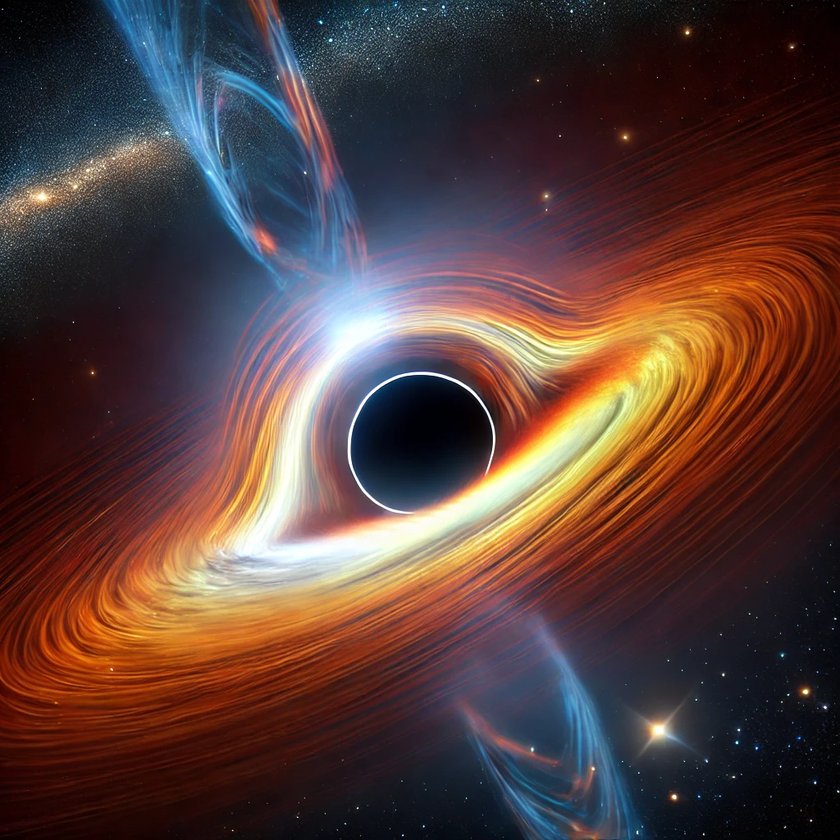
#> input picture clr.png, 840 x 840 px, shrunk from 1024 x 1024 before the run
$ python 'numeric&logic_operations.py'
#> lines starting #> are read from the running program, lines starting #| are printed output that depends on the picture
import cv2
import numpy as np
import matplotlib.pyplot as plt

#handle images
bkh = cv2.imread("clr.png",cv2.IMREAD_COLOR)
#> bkh is the input picture: shape (840, 840, 3); mean B, G, R 58.3, 62.3, 86.5
neil = cv2.imread("neil.png",cv2.IMREAD_COLOR)
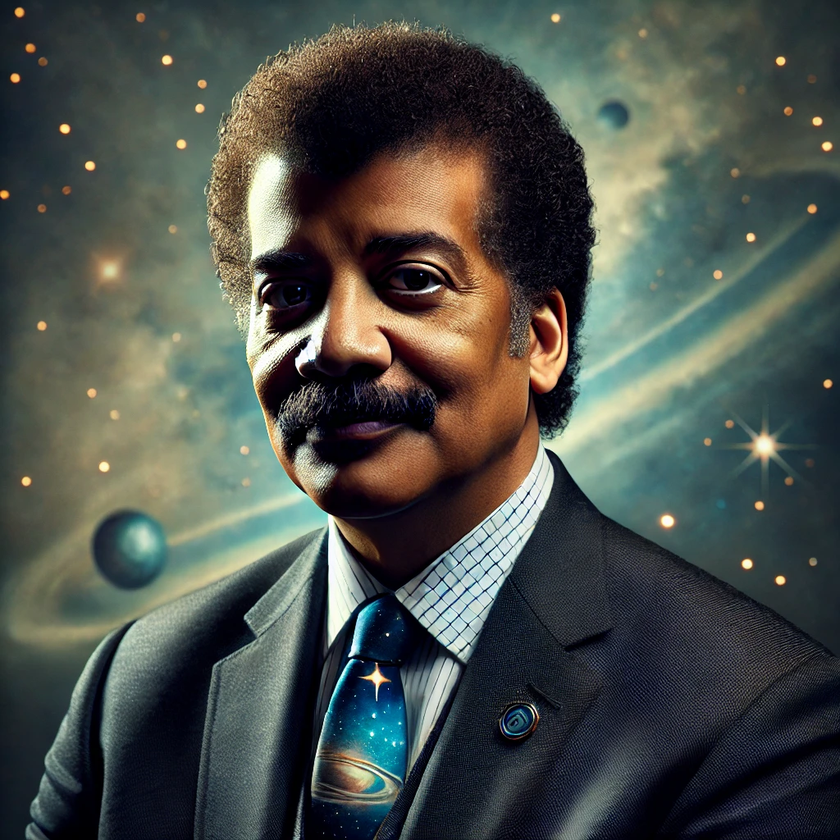
#> input picture neil.png, 840 x 840 px, shrunk from 1024 x 1024 before the run
#> neil is the input picture: shape (840, 840, 3); mean B, G, R 76.1, 81.8, 76.5

sumof = cv2.addWeighted(bkh, 1, neil, 0.3, 0)
cv2.imshow('SUM Image', sumof)

diffof = cv2.subtract(bkh,neil)
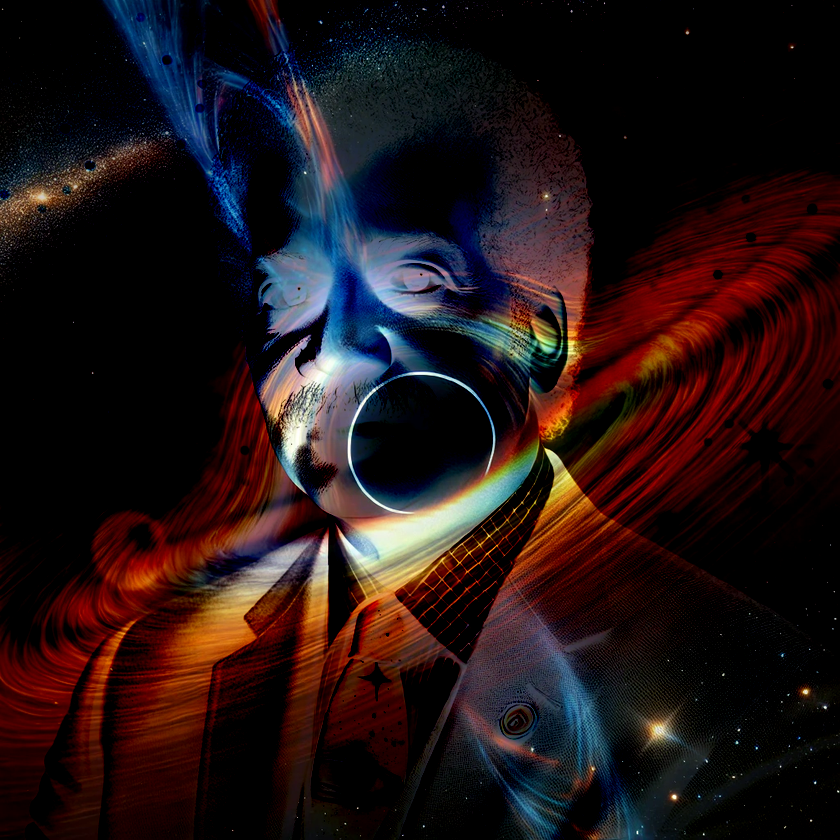
#> diffof: shape (840, 840, 3); mean B, G, R 20.9, 19.7, 34.4
cv2.imshow('Difference Image', diffof)

orof = cv2.bitwise_or(bkh,neil)
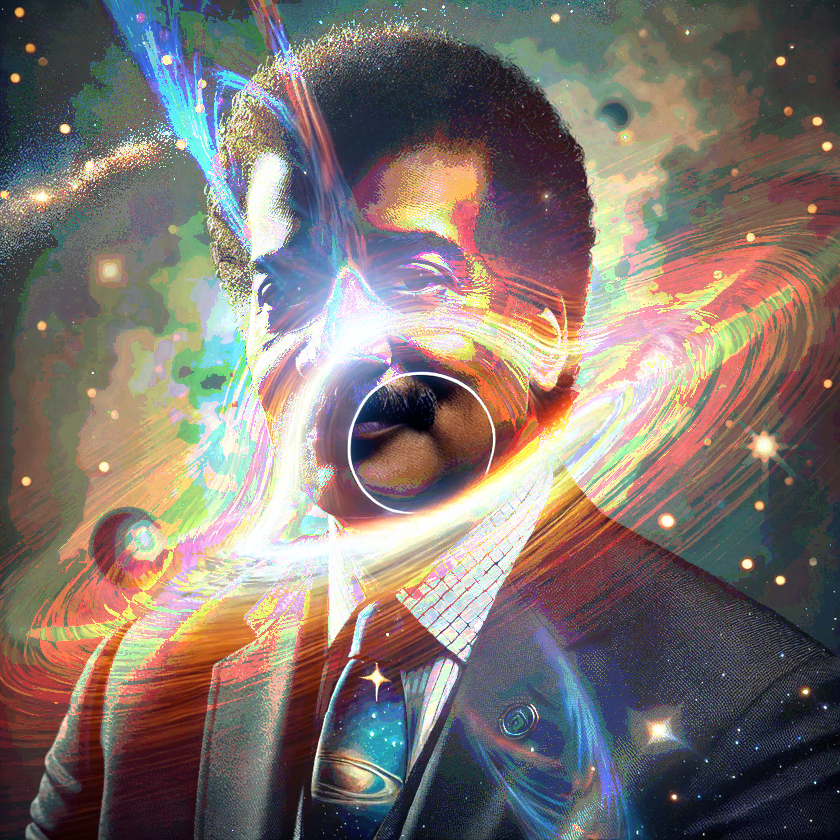
#> orof: shape (840, 840, 3); mean B, G, R 112, 117.1, 128
cv2.imshow('OR Image', orof)

xorof = cv2.bitwise_xor(bkh,neil)
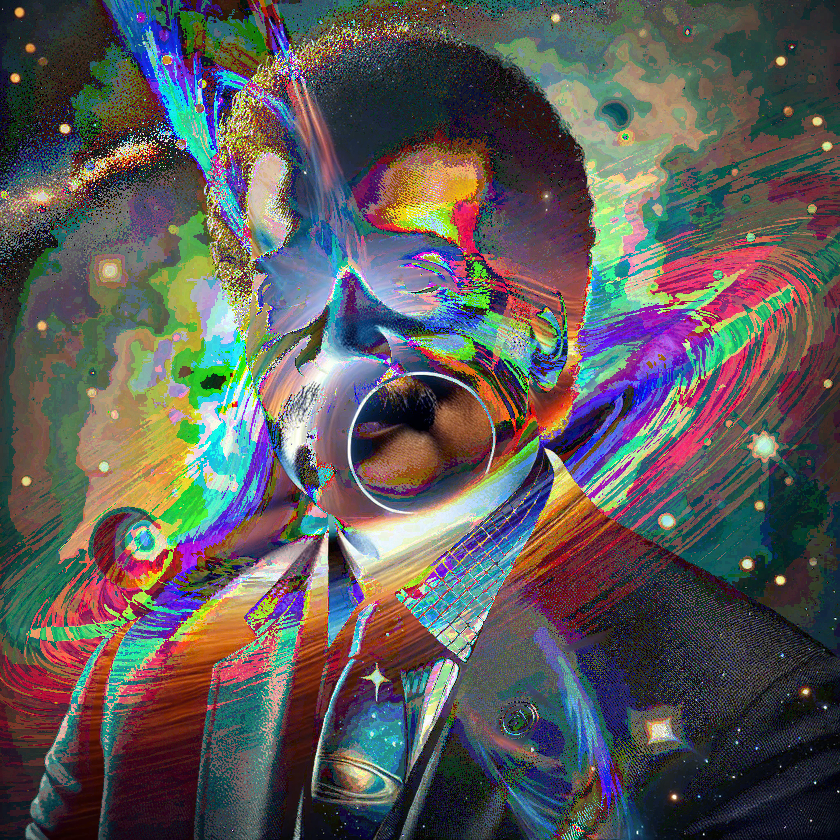
#> xorof: shape (840, 840, 3); mean B, G, R 89.6, 90.1, 93
cv2.imshow('XOR Image', xorof)


andof = cv2.bitwise_and(bkh,neil)
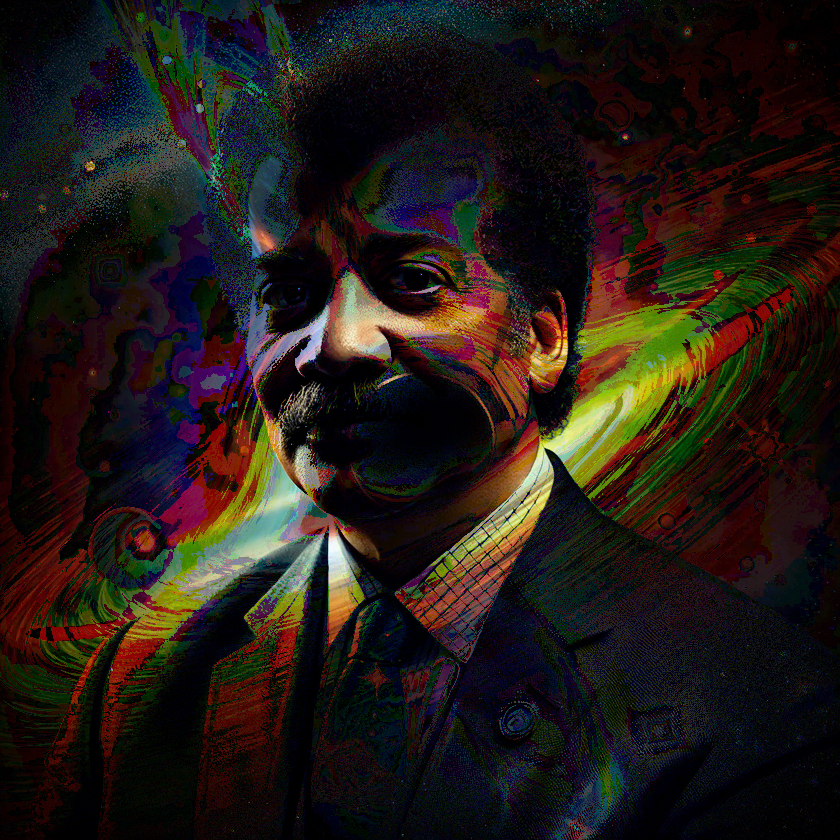
#> andof: shape (840, 840, 3); mean B, G, R 22.5, 27, 35
cv2.imshow('AND Image', andof)


notof = cv2.bitwise_not(bkh,neil)
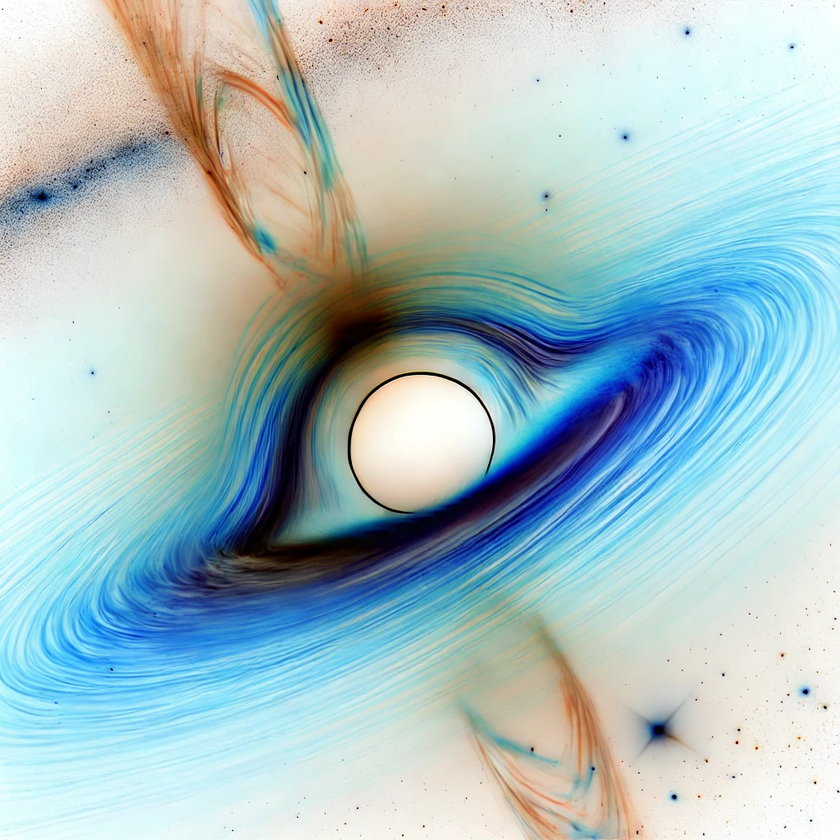
#> notof: shape (840, 840, 3); mean B, G, R 196.7, 192.7, 168.5
cv2.imshow('NOT Image', notof)

# #increased info, rudiemntary enchancement
# sumof1 = cv2.addWeighted(bkh, 1, bkh, 10, 0)
# og = cv2.imshow('Original Image', bkh)
# cv2.imshow('Weighted2 Image', sumof1)


cv2.waitKey(0)
cv2.destroyAllWindows
